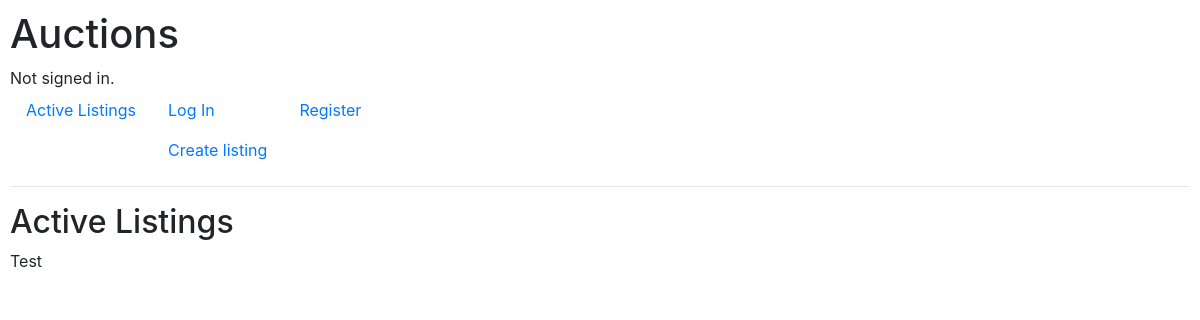
Before: / with the older database file.
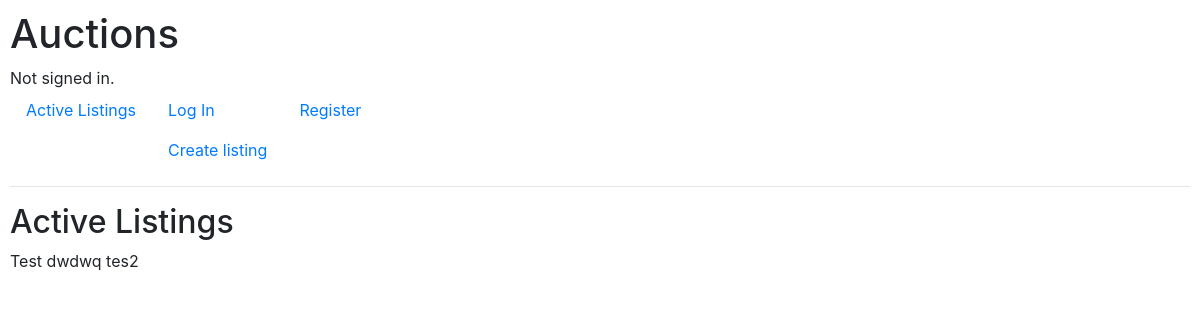
After: the same page with the newer database file.
### auctions/models.py (models this page shows)
class Listing(models.Model):
    seller = models.ForeignKey(User, on_delete=models.CASCADE, blank=True, null=True, related_name='user')
    title = models.CharField(max_length=64)
    description = models.CharField(max_length=600)
    price = models.ForeignKey(Bids, on_delete=models.CASCADE, blank=True, null=True)

### auctions/views.py (the view)
# urls.py: path("", views.index, name="index"),
def index(request):
    return render(request, "auctions/index.html", {
        'listings': Listing.objects.all()
    })

### auctions/templates/auctions/index.html
{% extends "auctions/layout.html" %}
{% block body %}
    <h2>Active Listings</h2>
    {% for listing in listings %}
        {{ listing.title }}
    {% endfor %}
{% endblock %}

### auctions/templates/auctions/layout.html (shortened to what this page needs)
{% load static %}
<!DOCTYPE html>
<html lang="en">
    <head>
        <link rel="stylesheet" href="https://stackpath.bootstrapcdn.com/bootstrap/4.4.1/css/bootstrap.min.css">
        <link href="{% static 'auctions/styles.css' %}" rel="stylesheet">
    </head>
    <body>
        <h1>Auctions</h1>
        <div>
            {% if user.is_authenticated %}
                Signed in as <strong>{{ user.username }}</strong>.
            {% else %}
                Not signed in.
            {% endif %}
        </div>
        <ul class="nav">
            <li class="nav-item">
                <a class="nav-link" href="{% url 'index' %}">Active Listings</a>
            </li>
            {% if user.is_authenticated %}
                <li class="nav-item">
                    <a class="nav-link" href="{% url 'logout' %}">Log Out</a>
                    <a class="nav-link" href="{% url 'create_listing' %}"> Create listing</a>
                </li>
            {% else %}
                <li class="nav-item">
                    <a class="nav-link" href="{% url 'login' %}">Log In</a>
                    <a class="nav-link" href="{% url 'login' %}"> Create listing</a>
                </li>
                <li class="nav-item">
                    <a class="nav-link" href="{% url 'register' %}">Register</a>
                </li>
            {% endif %}
        </ul>
        <hr>
        {% block body %}
        {% endblock %}
    </body>
</html>

### auctions/static/auctions/styles.css (style rules this page uses)
body { padding: 10px; }

Changed rows visible on the page:
added Listing: title "dwdwq"
added Listing: title "tes2"
